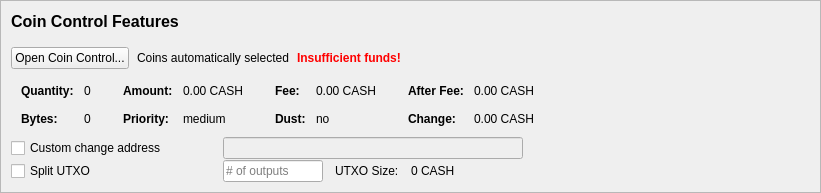
         <widget class="QFrame" name="frameCoinControl">
          <property name="sizePolicy">
           <sizepolicy hsizetype="Expanding" vsizetype="Expanding">
            <horstretch>0</horstretch>
            <verstretch>0</verstretch>
           </sizepolicy>
          </property>
          <property name="maximumSize">
           <size>
            <width>16777215</width>
            <height>16777215</height>
           </size>
          </property>
          <property name="frameShape">
           <enum>QFrame::StyledPanel</enum>
          </property>
          <property name="frameShadow">
           <enum>QFrame::Sunken</enum>
          </property>
          <layout class="QVBoxLayout" name="verticalLayoutCoinControl2">
           <property name="spacing">
            <number>0</number>
           </property>
           <property name="leftMargin">
            <number>0</number>
           </property>
           <property name="topMargin">
            <number>0</number>
           </property>
           <property name="rightMargin">
            <number>0</number>
           </property>
           <property name="bottomMargin">
            <number>0</number>
           </property>
           <item>
            <widget class="QFrame" name="frameCoinControl_BG">
             <layout class="QVBoxLayout" name="verticalLayoutCoinControl" stretch="0,0,0,0,0,0">
              <property name="spacing">
               <number>1</number>
              </property>
              <property name="leftMargin">
               <number>10</number>
              </property>
              <property name="topMargin">
               <number>10</number>
              </property>
              <item>
               <layout class="QHBoxLayout" name="horizontalLayoutCoinControl1">
                <property name="bottomMargin">
                 <number>15</number>
                </property>
                <item>
                 <layout class="QVBoxLayout" name="verticalLayout_3">
                  <property name="spacing">
                   <number>6</number>
                  </property>
                  <item>
                   <widget class="QLabel" name="labelCoinControlFeatures">
                    <property name="sizePolicy">
                     <sizepolicy hsizetype="Preferred" vsizetype="Maximum">
                      <horstretch>0</horstretch>
                      <verstretch>0</verstretch>
                     </sizepolicy>
                    </property>
                    <property name="minimumSize">
                     <size>
                      <width>0</width>
                      <height>20</height>
                     </size>
                    </property>
                    <property name="font">
                     <font>
                      <pointsize>12</pointsize>
                      <weight>75</weight>
                      <bold>true</bold>
                     </font>
                    </property>
                    <property name="styleSheet">
                     <string notr="true">font-weight:bold;</string>
                    </property>
                    <property name="text">
                     <string>Coin Control Features</string>
                    </property>
                   </widget>
                  </item>
                 </layout>
                </item>
               </layout>
              </item>
              <item>
               <layout class="QHBoxLayout" name="horizontalLayoutCoinControl2" stretch="0,0,0,0">
                <property name="spacing">
                 <number>8</number>
                </property>
                <property name="bottomMargin">
                 <number>10</number>
                </property>
                <item>
                 <widget class="QPushButton" name="pushButtonCoinControl">
                  <property name="styleSheet">
                   <string notr="true"/>
                  </property>
                  <property name="text">
                   <string>Open Coin Control...</string>
                  </property>
                  <property name="autoDefault">
                   <bool>false</bool>
                  </property>
                 </widget>
                </item>
                <item>
                 <widget class="QLabel" name="labelCoinControlAutomaticallySelected">
                  <property name="text">
                   <string>Coins automatically selected</string>
                  </property>
                  <property name="margin">
                   <number>5</number>
                  </property>
                 </widget>
                </item>
                <item>
                 <widget class="QLabel" name="labelCoinControlInsuffFunds">
                  <property name="font">
                   <font>
                    <weight>75</weight>
                    <bold>true</bold>
                   </font>
                  </property>
                  <property name="styleSheet">
                   <string notr="true">color:red;font-weight:bold;</string>
                  </property>
                  <property name="text">
                   <string>Insufficient funds!</string>
                  </property>
                  <property name="margin">
                   <number>5</number>
                  </property>
                 </widget>
                </item>
                <item>
                 <spacer name="horizontalSpacerCoinControl">
                  <property name="orientation">
                   <enum>Qt::Horizontal</enum>
                  </property>
                  <property name="sizeHint" stdset="0">
                   <size>
                    <width>40</width>
                    <height>1</height>
                   </size>
                  </property>
                 </spacer>
                </item>
               </layout>
              </item>
              <item>
               <widget class="QWidget" name="widgetCoinControl" native="true">
                <property name="sizePolicy">
                 <sizepolicy hsizetype="Preferred" vsizetype="Preferred">
                  <horstretch>0</horstretch>
                  <verstretch>0</verstretch>
                 </sizepolicy>
                </property>
                <property name="minimumSize">
                 <size>
                  <width>0</width>
                  <height>0</height>
                 </size>
                </property>
                <property name="styleSheet">
                 <string notr="true"/>
                </property>
                <layout class="QHBoxLayout" name="horizontalLayoutCoinControl5">
                 <property name="leftMargin">
                  <number>0</number>
                 </property>
                 <property name="topMargin">
                  <number>0</number>
                 </property>
                 <property name="rightMargin">
                  <number>0</number>
                 </property>
                 <property name="bottomMargin">
                  <number>0</number>
                 </property>
                 <item>
                  <layout class="QHBoxLayout" name="horizontalLayoutCoinControl3" stretch="0,0,0,1">
                   <property name="spacing">
                    <number>20</number>
                   </property>
                   <property name="topMargin">
                    <number>0</number>
                   </property>
                   <property name="bottomMargin">
                    <number>10</number>
                   </property>
                   <item>
                    <layout class="QFormLayout" name="formLayoutCoinControl1">
                     <property name="horizontalSpacing">
                      <number>10</number>
                     </property>
                     <property name="verticalSpacing">
                      <number>14</number>
                     </property>
                     <property name="leftMargin">
                      <number>10</number>
                     </property>
                     <property name="topMargin">
                      <number>4</number>
                     </property>
                     <property name="rightMargin">
                      <number>6</number>
                     </property>
                     <item row="0" column="0">
                      <widget class="QLabel" name="labelCoinControlQuantityText">
                       <property name="font">
                        <font>
                         <weight>75</weight>
                         <bold>true</bold>
                        </font>
                       </property>
                       <property name="text">
                        <string>Quantity:</string>
                       </property>
                       <property name="margin">
                        <number>0</number>
                       </property>
                      </widget>
                     </item>
                     <item row="0" column="1">
                      <widget class="QLabel" name="labelCoinControlQuantity">
                       <property name="cursor">
                        <cursorShape>IBeamCursor</cursorShape>
                       </property>
                       <property name="contextMenuPolicy">
                        <enum>Qt::ActionsContextMenu</enum>
                       </property>
                       <property name="text">
                        <string notr="true">0</string>
                       </property>
                       <property name="margin">
                        <number>0</number>
                       </property>
                       <property name="textInteractionFlags">
                        <set>Qt::LinksAccessibleByMouse|Qt::TextSelectableByKeyboard|Qt::TextSelectableByMouse</set>
                       </property>
                      </widget>
                     </item>
                     <item row="1" column="0">
                      <widget class="QLabel" name="labelCoinControlBytesText">
                       <property name="font">
                        <font>
                         <weight>75</weight>
                         <bold>true</bold>
                        </font>
                       </property>
                       <property name="text">
                        <string>Bytes:</string>
                       </property>
                      </widget>
                     </item>
                     <item row="1" column="1">
                      <widget class="QLabel" name="labelCoinControlBytes">
                       <property name="cursor">
                        <cursorShape>IBeamCursor</cursorShape>
                       </property>
                       <property name="contextMenuPolicy">
                        <enum>Qt::ActionsContextMenu</enum>
                       </property>
                       <property name="text">
                        <string notr="true">0</string>
                       </property>
                       <property name="textInteractionFlags">
                        <set>Qt::LinksAccessibleByMouse|Qt::TextSelectableByKeyboard|Qt::TextSelectableByMouse</set>
                       </property>
                      </widget>
                     </item>
                    </layout>
                   </item>
                   <item>
                    <layout class="QFormLayout" name="formLayoutCoinControl2">
                     <property name="horizontalSpacing">
                      <number>10</number>
                     </property>
                     <property name="verticalSpacing">
                      <number>14</number>
                     </property>
                     <property name="leftMargin">
                      <number>6</number>
                     </property>
                     <property name="topMargin">
                      <number>4</number>
                     </property>
                     <property name="rightMargin">
                      <number>6</number>
                     </property>
                     <item row="0" column="0">
                      <widget class="QLabel" name="labelCoinControlAmountText">
                       <property name="font">
                        <font>
                         <weight>75</weight>
                         <bold>true</bold>
                        </font>
                       </property>
                       <property name="text">
                        <string>Amount:</string>
                       </property>
                       <property name="margin">
                        <number>0</number>
                       </property>
                      </widget>
                     </item>
                     <item row="0" column="1">
                      <widget class="QLabel" name="labelCoinControlAmount">
                       <property name="cursor">
                        <cursorShape>IBeamCursor</cursorShape>
                       </property>
                       <property name="contextMenuPolicy">
                        <enum>Qt::ActionsContextMenu</enum>
                       </property>
                       <property name="text">
                        <string notr="true">0.00 CASH</string>
                       </property>
                       <property name="textInteractionFlags">
                        <set>Qt::LinksAccessibleByMouse|Qt::TextSelectableByKeyboard|Qt::TextSelectableByMouse</set>
                       </property>
                      </widget>
                     </item>
                     <item row="1" column="0">
                      <widget class="QLabel" name="labelCoinControlPriorityText">
                       <property name="font">
                        <font>
                         <weight>75</weight>
                         <bold>true</bold>
                        </font>
                       </property>
                       <property name="text">
                        <string>Priority:</string>
                       </property>
                      </widget>
                     </item>
                     <item row="1" column="1">
                      <widget class="QLabel" name="labelCoinControlPriority">
                       <property name="cursor">
                        <cursorShape>IBeamCursor</cursorShape>
                       </property>
                       <property name="contextMenuPolicy">
                        <enum>Qt::ActionsContextMenu</enum>
                       </property>
                       <property name="text">
                        <string>medium</string>
                       </property>
                       <property name="textInteractionFlags">
                        <set>Qt::LinksAccessibleByMouse|Qt::TextSelectableByKeyboard|Qt::TextSelectableByMouse</set>
                       </property>
                      </widget>
                     </item>
                    </layout>
                   </item>
                   <item>
                    <layout class="QFormLayout" name="formLayoutCoinControl3">
                     <property name="horizontalSpacing">
                      <number>10</number>
                     </property>
                     <property name="verticalSpacing">
                      <number>14</number>
                     </property>
                     <property name="leftMargin">
                      <number>6</number>
                     </property>
                     <property name="topMargin">
                      <number>4</number>
                     </property>
                     <property name="rightMargin">
                      <number>6</number>
                     </property>
                     <item row="0" column="0">
                      <widget class="QLabel" name="labelCoinControlFeeText">
                       <property name="font">
                        <font>
                         <weight>75</weight>
                         <bold>true</bold>
                        </font>
                       </property>
                       <property name="text">
                        <string>Fee:</string>
                       </property>
                       <property name="margin">
                        <number>0</number>
                       </property>
                      </widget>
                     </item>
                     <item row="0" column="1">
                      <widget class="QLabel" name="labelCoinControlFee">
                       <property name="cursor">
                        <cursorShape>IBeamCursor</cursorShape>
                       </property>
                       <property name="contextMenuPolicy">
                        <enum>Qt::ActionsContextMenu</enum>
                       </property>
                       <property name="text">
                        <string notr="true">0.00 CASH</string>
                       </property>
                       <property name="textInteractionFlags">
                        <set>Qt::LinksAccessibleByMouse|Qt::TextSelectableByKeyboard|Qt::TextSelectableByMouse</set>
                       </property>
                      </widget>
                     </item>
                     <item row="1" column="0">
                      <widget class="QLabel" name="labelCoinControlLowOutputText">
                       <property name="font">
                        <font>
                         <weight>75</weight>
                         <bold>true</bold>
                        </font>
                       </property>
                       <property name="text">
                        <string>Dust:</string>
                       </property>
                      </widget>
                     </item>
                     <item row="1" column="1">
                      <widget class="QLabel" name="labelCoinControlLowOutput">
                       <property name="cursor">
                        <cursorShape>IBeamCursor</cursorShape>
                       </property>
                       <property name="contextMenuPolicy">
                        <enum>Qt::ActionsContextMenu</enum>
                       </property>
                       <property name="text">
                        <string>no</string>
                       </property>
                       <property name="textInteractionFlags">
                        <set>Qt::LinksAccessibleByMouse|Qt::TextSelectableByKeyboard|Qt::TextSelectableByMouse</set>
                       </property>
                      </widget>
                     </item>
                    </layout>
                   </item>
                   <item>
                    <layout class="QFormLayout" name="formLayoutCoinControl4">
                     <property name="horizontalSpacing">
                      <number>10</number>
                     </property>
                     <property name="verticalSpacing">
                      <number>14</number>
                     </property>
                     <property name="leftMargin">
                      <number>6</number>
                     </property>
                     <property name="topMargin">
                      <number>4</number>
                     </property>
                     <property name="rightMargin">
                      <number>6</number>
                     </property>
                     <item row="0" column="0">
                      <widget class="QLabel" name="labelCoinControlAfterFeeText">
                       <property name="font">
                        <font>
                         <weight>75</weight>
                         <bold>true</bold>
                        </font>
                       </property>
                       <property name="text">
                        <string>After Fee:</string>
                       </property>
                       <property name="margin">
                        <number>0</number>
                       </property>
                      </widget>
                     </item>
                     <item row="0" column="1">
                      <widget class="QLabel" name="labelCoinControlAfterFee">
                       <property name="cursor">
                        <cursorShape>IBeamCursor</cursorShape>
                       </property>
                       <property name="contextMenuPolicy">
                        <enum>Qt::ActionsContextMenu</enum>
                       </property>
                       <property name="text">
                        <string notr="true">0.00 CASH</string>
                       </property>
                       <property name="textInteractionFlags">
                        <set>Qt::LinksAccessibleByMouse|Qt::TextSelectableByKeyboard|Qt::TextSelectableByMouse</set>
                       </property>
                      </widget>
                     </item>
                     <item row="1" column="0">
                      <widget class="QLabel" name="labelCoinControlChangeText">
                       <property name="font">
                        <font>
                         <weight>75</weight>
                         <bold>true</bold>
                        </font>
                       </property>
                       <property name="text">
                        <string>Change:</string>
                       </property>
                      </widget>
                     </item>
                     <item row="1" column="1">
                      <widget class="QLabel" name="labelCoinControlChange">
                       <property name="cursor">
                        <cursorShape>IBeamCursor</cursorShape>
                       </property>
                       <property name="contextMenuPolicy">
                        <enum>Qt::ActionsContextMenu</enum>
                       </property>
                       <property name="text">
                        <string notr="true">0.00 CASH</string>
                       </property>
                       <property name="textInteractionFlags">
                        <set>Qt::LinksAccessibleByMouse|Qt::TextSelectableByKeyboard|Qt::TextSelectableByMouse</set>
                       </property>
                      </widget>
                     </item>
                    </layout>
                   </item>
                  </layout>
                 </item>
                </layout>
               </widget>
              </item>
              <item>
               <layout class="QHBoxLayout" name="horizontalLayoutCoinControl4">
                <property name="spacing">
                 <number>12</number>
                </property>
                <property name="sizeConstraint">
                 <enum>QLayout::SetDefaultConstraint</enum>
                </property>
                <property name="topMargin">
                 <number>0</number>
                </property>
                <property name="rightMargin">
                 <number>0</number>
                </property>
                <item>
                 <widget class="QCheckBox" name="checkBoxCoinControlChange">
                  <property name="sizePolicy">
                   <sizepolicy hsizetype="Preferred" vsizetype="Preferred">
                    <horstretch>0</horstretch>
                    <verstretch>0</verstretch>
                   </sizepolicy>
                  </property>
                  <property name="minimumSize">
                   <size>
                    <width>200</width>
                    <height>0</height>
                   </size>
                  </property>
                  <property name="maximumSize">
                   <size>
                    <width>200</width>
                    <height>16777215</height>
                   </size>
                  </property>
                  <property name="toolTip">
                   <string>If this is activated, but the change address is empty or invalid, change will be sent to a newly generated address.</string>
                  </property>
                  <property name="text">
                   <string>Custom change address</string>
                  </property>
                 </widget>
                </item>
                <item>
                 <widget class="QValidatedLineEdit" name="lineEditCoinControlChange">
                  <property name="enabled">
                   <bool>false</bool>
                  </property>
                  <property name="sizePolicy">
                   <sizepolicy hsizetype="Preferred" vsizetype="Preferred">
                    <horstretch>0</horstretch>
                    <verstretch>0</verstretch>
                   </sizepolicy>
                  </property>
                  <property name="minimumSize">
                   <size>
                    <width>300</width>
                    <height>0</height>
                   </size>
                  </property>
                 </widget>
                </item>
                <item>
                 <widget class="QLabel" name="labelCoinControlChangeLabel">
                  <property name="sizePolicy">
                   <sizepolicy hsizetype="Preferred" vsizetype="Preferred">
                    <horstretch>0</horstretch>
                    <verstretch>0</verstretch>
                   </sizepolicy>
                  </property>
                  <property name="minimumSize">
                   <size>
                    <width>100</width>
                    <height>0</height>
                   </size>
                  </property>
                  <property name="text">
                   <string/>
                  </property>
                  <property name="margin">
                   <number>3</number>
                  </property>
                 </widget>
                </item>
               </layout>
              </item>
              <item>
               <layout class="QHBoxLayout" name="horizontalLayoutCoinControl6">
                <property name="spacing">
                 <number>12</number>
                </property>
                <property name="rightMargin">
                 <number>0</number>
                </property>
                <item>
                 <widget class="QCheckBox" name="splitBlockCheckBox">
                  <property name="sizePolicy">
                   <sizepolicy hsizetype="Preferred" vsizetype="Preferred">
                    <horstretch>0</horstretch>
                    <verstretch>0</verstretch>
                   </sizepolicy>
                  </property>
                  <property name="minimumSize">
                   <size>
                    <width>200</width>
                    <height>0</height>
                   </size>
                  </property>
                  <property name="maximumSize">
                   <size>
                    <width>200</width>
                    <height>16777215</height>
                   </size>
                  </property>
                  <property name="text">
                   <string>Split UTXO</string>
                  </property>
                 </widget>
                </item>
                <item>
                 <widget class="QLineEdit" name="splitBlockLineEdit">
                  <property name="sizePolicy">
                   <sizepolicy hsizetype="Preferred" vsizetype="Preferred">
                    <horstretch>50</horstretch>
                    <verstretch>0</verstretch>
                   </sizepolicy>
                  </property>
                  <property name="minimumSize">
                   <size>
                    <width>100</width>
                    <height>0</height>
                   </size>
                  </property>
                  <property name="maximumSize">
                   <size>
                    <width>100</width>
                    <height>16777215</height>
                   </size>
                  </property>
                  <property name="placeholderText">
                   <string># of outputs</string>
                  </property>
                 </widget>
                </item>
                <item>
                 <widget class="QLabel" name="labelBlockSizeText">
                  <property name="text">
                   <string>UTXO Size:</string>
                  </property>
                 </widget>
                </item>
                <item>
                 <widget class="QLabel" name="labelBlockSize">
                  <property name="text">
                   <string>0 CASH</string>
                  </property>
                 </widget>
                </item>
                <item>
                 <spacer name="horizontalSpacer_7">
                  <property name="orientation">
                   <enum>Qt::Horizontal</enum>
                  </property>
                  <property name="sizeHint" stdset="0">
                   <size>
                    <width>40</width>
                    <height>20</height>
                   </size>
                  </property>
                 </spacer>
                </item>
               </layout>
              </item>
              <item>
               <spacer name="verticalSpacerCoinControl">
                <property name="orientation">
                 <enum>Qt::Vertical</enum>
                </property>
                <property name="sizeHint" stdset="0">
                 <size>
                  <width>800</width>
                  <height>1</height>
                 </size>
                </property>
               </spacer>
              </item>
             </layout>
            </widget>
           </item>
          </layout>
         </widget>
